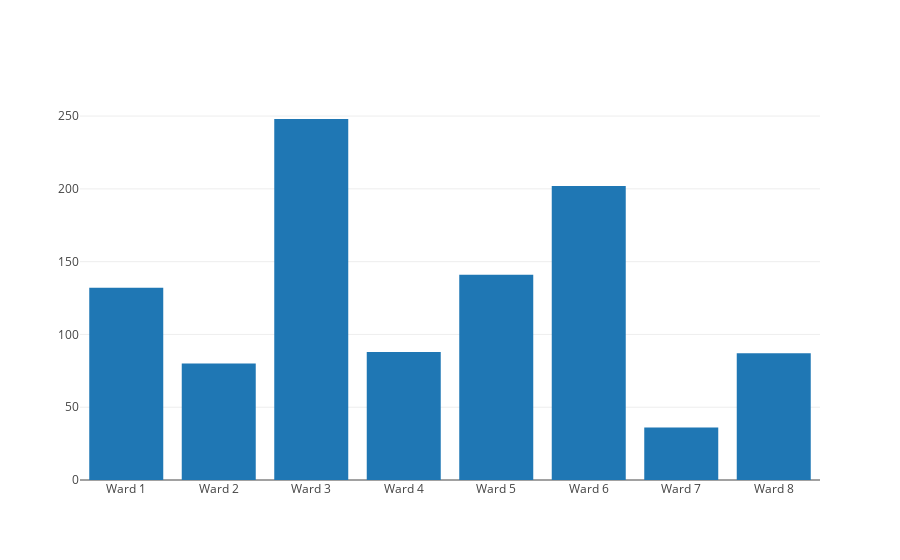

Source (notebook cell):
### Code cell
data = [go.Bar(x=ward_list, y=[upper_geo[upper_geo[ward] == True].shape[0] for ward in ward_list])]
layout = go.Layout(title="High-End Properties by Ward")
fig = go.Figure(data=data, layout=layout)
iplot(data)

### Figure 1 — Plotly figure (JSON) as saved in the notebook; plotly's stock layout.template omitted (floating-point values rounded to 4 significant figures)
{"data": [{"type": "bar", "uid": "e088c364-49a7-474c-bc12-ecddb937b25b", "x": ["Ward 1", "Ward 2", "Ward 3", "Ward 4", "Ward 5", "Ward 6", "Ward 7", "Ward 8"], "y": [132, 80, 248, 88, 141, 202, 36, 87]}], "layout": {"autosize": true, "xaxis": {"autorange": true, "range": [-0.5, 7.5], "showspikes": false, "type": "category"}, "yaxis": {"autorange": true, "range": [0, 261.1], "showspikes": false, "type": "linear"}}}
